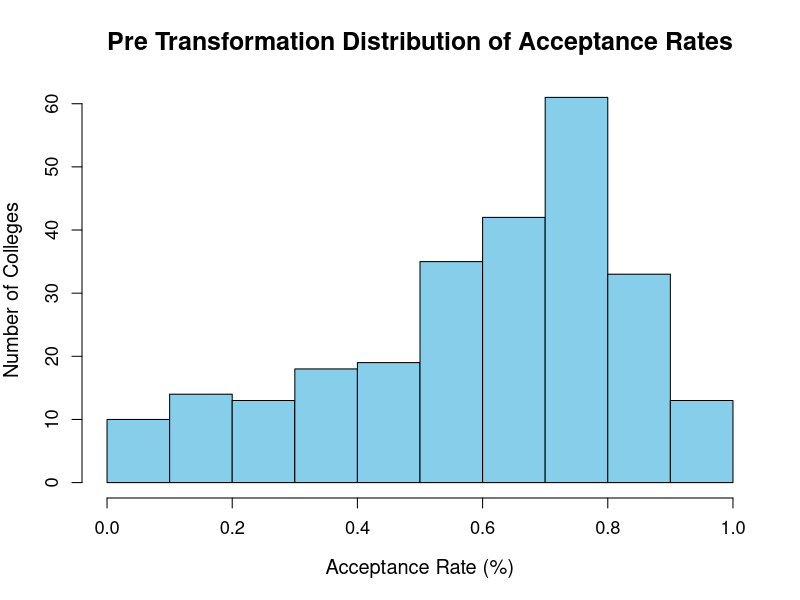
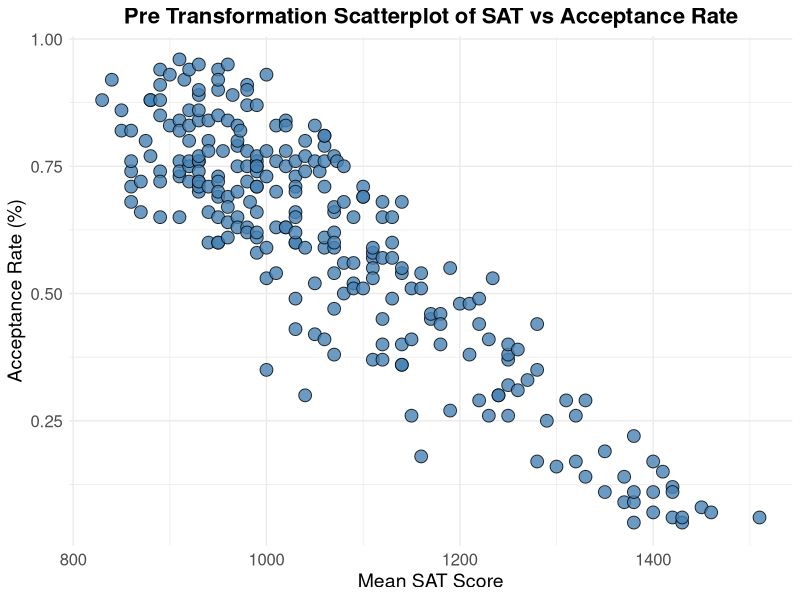
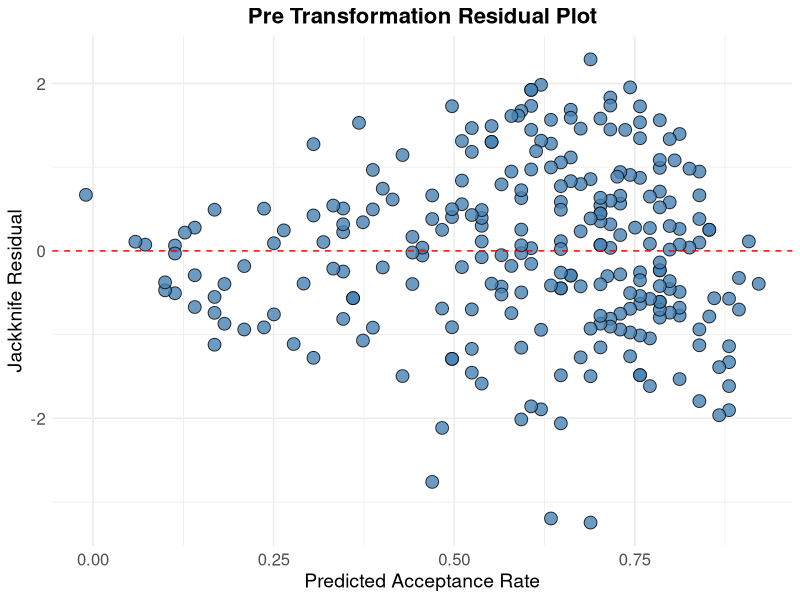
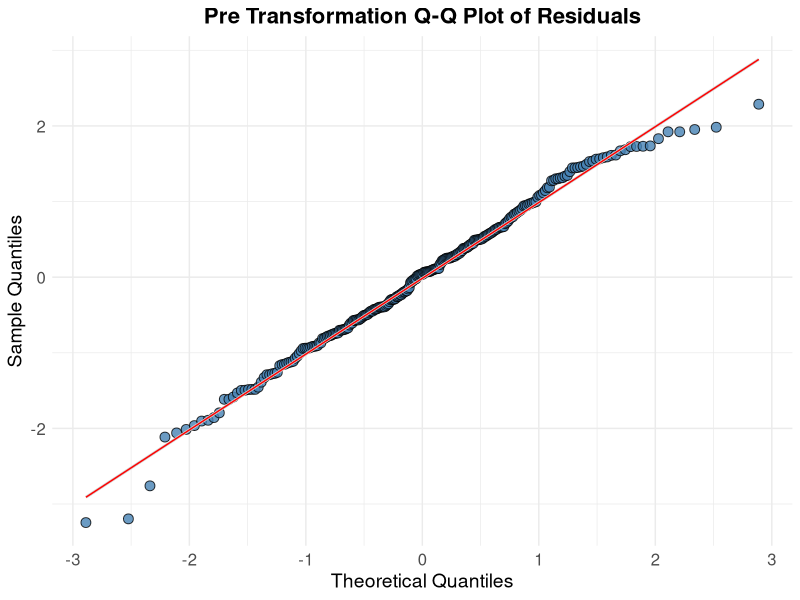
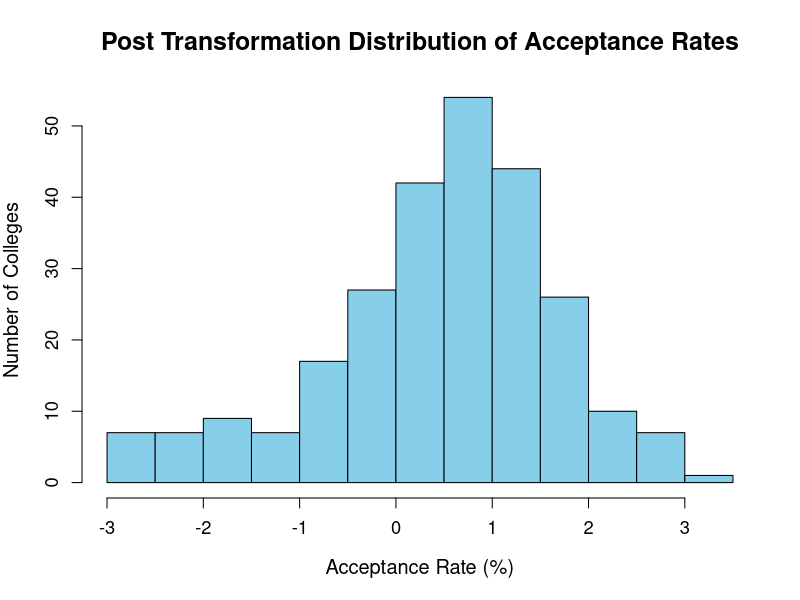
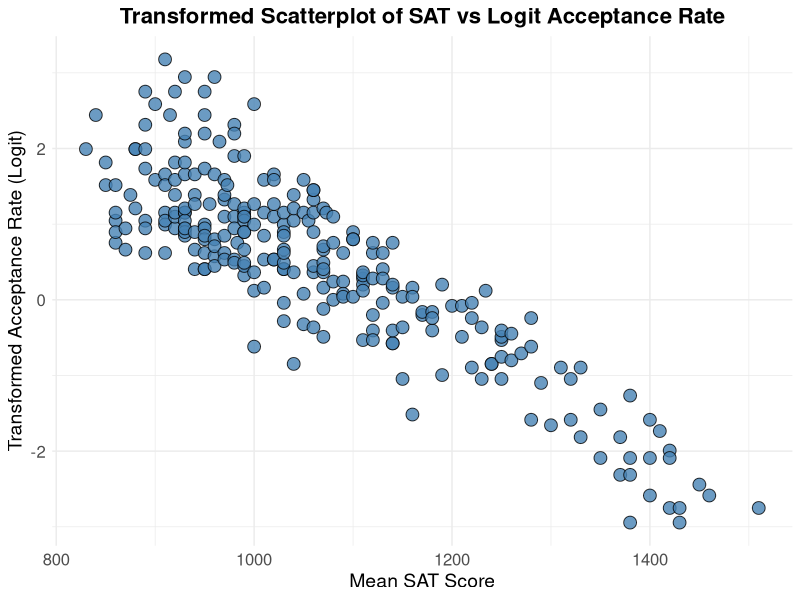
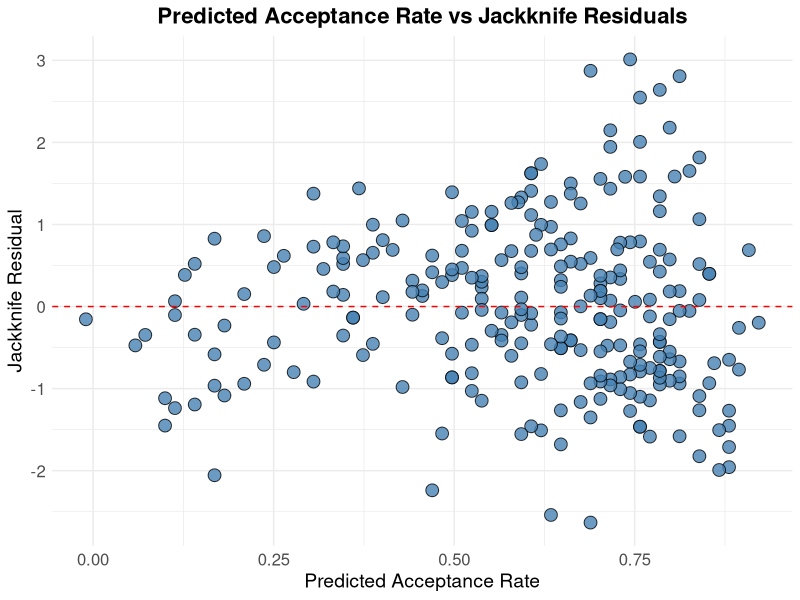
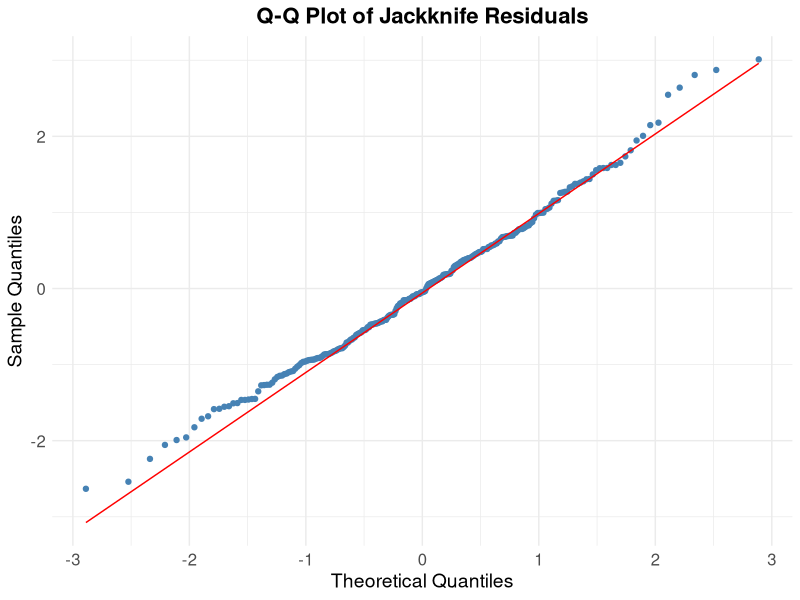

Write R code to recreate these figures, in order.
## ---- chunk 1
college = read.table("college.csv", header = TRUE, sep = ",")
## ---- chunk 2
# Create a histogram with customized colors and labels
hist(college$acc_rate,
     col = "skyblue",  # Change bar color to a light blue
     border = "black",  # Bar border color
     main = "Pre Transformation Distribution of Acceptance Rates",  # Title
     xlab = "Acceptance Rate (%)",  # X-axis label
     ylab = "Number of Colleges",  # Y-axis label
     breaks = 10,  # Adjust number of bins as needed
     cex.main = 1.5,  # Title size
     cex.lab = 1.2,  # Axis label size
     cex.axis = 1.1  # Axis text size
)

## ---- chunk 3
library(ggplot2)



# Scatterplot of raw data
# Create a scatterplot with black outlines
# Create a scatterplot with black outlines
ggplot(college, aes(x = sat, y = acc_rate)) +
  geom_point(shape = 21, color = "black", fill = "steelblue", size = 4, stroke = 0.5, alpha = 0.8) +  # Thinner outline
  labs(title = "Pre Transformation Scatterplot of SAT vs Acceptance Rate",
       x = "Mean SAT Score",
       y = "Acceptance Rate (%)") +
  theme_minimal() +
  theme(plot.title = element_text(hjust = 0.5, size = 16, face = "bold"),
        axis.title = element_text(size = 14),
        axis.text = element_text(size = 12))


# Fit model on raw data, make predictions, and save residuals
model = lm(acc_rate ~ sat, data = college)
college$pred = predict(model)
college$residuals = rstudent(model)

# Residual plot
ggplot(college, aes(x = pred, y = residuals)) +
  geom_point(shape = 21, color = "black", fill = "steelblue", size = 4, stroke = 0.5,alpha = 0.8) +  # Points with outline
  geom_hline(yintercept = 0, color = "red", linetype = "dashed") +  
  # Horizontal line at y = 0
  labs(title = "Pre Transformation Residual Plot",
       x = "Predicted Acceptance Rate",
       y = "Jackknife Residual") +
  theme_minimal() +
  theme(plot.title = element_text(hjust = 0.5, size = 16, face = "bold"),
        axis.title = element_text(size = 14),
        axis.text = element_text(size = 12))

# Normal probability plot
qq_plot <- ggplot(data.frame(residuals = college$residuals), aes(sample = residuals)) +
  stat_qq(shape = 21, color = "black", fill = "steelblue", size = 3, stroke = 0.5, alpha = 0.8) +  # Points with outline and alpha
  stat_qq_line(color = "lightgray", size = 1) +  # Light gray reference line
  stat_qq_line(color = "red", size = 0.5) +  # Black outline for the line
  labs(title = "Pre Transformation Q-Q Plot of Residuals",
       x = "Theoretical Quantiles",
       y = "Sample Quantiles") +
  theme_minimal() +
  theme(plot.title = element_text(hjust = 0.5, size = 16, face = "bold"),
        axis.title = element_text(size = 14),
        axis.text = element_text(size = 12))
qq_plot
## ---- chunk 4
# Perform logit transformation on acceptance rate
college$logit_rate = log(college$acc_rate/(1-college$acc_rate))

# Histogram of raw responses
hist(college$logit_rate,
     col = "skyblue",  # Change bar color to a light blue
     border = "black",  # Bar border color
     main = "Post Transformation Distribution of Acceptance Rates",  # Title
     xlab = "Acceptance Rate (%)",  # X-axis label
     ylab = "Number of Colleges",  # Y-axis label
     breaks = 10,  # Adjust number of bins as needed
     cex.main = 1.5,  # Title size
     cex.lab = 1.2,  # Axis label size
     cex.axis = 1.1  # Axis text size
)

# Scatterplot of transformed data
ggplot(college, aes(x = sat, y = logit_rate)) +
  geom_point(shape = 21, color = "black", fill = "steelblue", size = 4, stroke = 0.5, alpha = 0.8) +  # Thinner outline
  labs(title = "Transformed Scatterplot of SAT vs Logit Acceptance Rate",
       x = "Mean SAT Score",
       y = "Transformed Acceptance Rate (Logit)") +
  theme_minimal() +
  theme(plot.title = element_text(hjust = 0.5, size = 16, face = "bold"),
        axis.title = element_text(size = 14),
        axis.text = element_text(size = 12))

# Fit model on transformed data, make predictions, and save residuals
tr_model = lm(logit_rate ~ sat, data = college)
college$tr_pred = predict(tr_model)
college$tr_residuals = rstudent(tr_model)

# Residual plot
ggplot(college, aes(x = pred, y = tr_residuals)) +
  geom_point(shape = 21, color = "black", fill = "steelblue", size = 4, stroke = 0.5, alpha = 0.8) +  # Thinner outline
  labs(title = "Predicted Acceptance Rate vs Jackknife Residuals",
       x = "Predicted Acceptance Rate",
       y = "Jackknife Residual") +
  geom_hline(yintercept = 0, color = "red", linetype = "dashed") +  # Horizontal line at y = 0
  theme_minimal() +
  theme(plot.title = element_text(hjust = 0.5, size = 16, face = "bold"),
        axis.title = element_text(size = 14),
        axis.text = element_text(size = 12))

# Normal probability plot
ggplot(college, aes(sample = tr_residuals)) +
  geom_qq(shape = 19, color = "steelblue") +
  geom_qq_line(color = "red") +
  labs(title = "Q-Q Plot of Jackknife Residuals",
       x = "Theoretical Quantiles",
       y = "Sample Quantiles") +
  theme_minimal() +
  theme(plot.title = element_text(hjust = 0.5, size = 16, face = "bold"),
        axis.title = element_text(size = 14),
        axis.text = element_text(size = 12))
